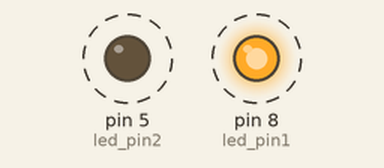
Simulated run of this sketch. Board: Arduino Uno, built with avr-gcc and run on an emulated ATmega328P. On the bench: output pins drawn as LEDs (lit = HIGH). Dashed ring = blinking.

Above: at 0.1 s.
Timing chart, 0 to 3.0 s (numbered marks = the images above):
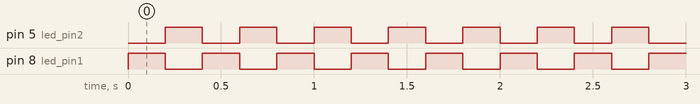

Measured:
- by itself, pin 5 (led_pin2), pin 8 (led_pin1): alternates HIGH for 0.20 s and LOW for 0.20 s

The sketch:

Led.ino
```cpp
#define led_pin1 8
#define led_pin2 5

void setup() {
  pinMode(led_pin1, OUTPUT);
  pinMode(led_pin2, OUTPUT);
}

void loop() {
  digitalWrite(led_pin1,HIGH); // turn the led_1 on
  digitalWrite(led_pin2,LOW); // turn the led_2 off
  delay(200); // wait a second
  digitalWrite(led_pin1,LOW); // turn the led_1 off
  digitalWrite(led_pin2,HIGH); // turn the led_2 on
  delay(200); // wait a second
}
```
